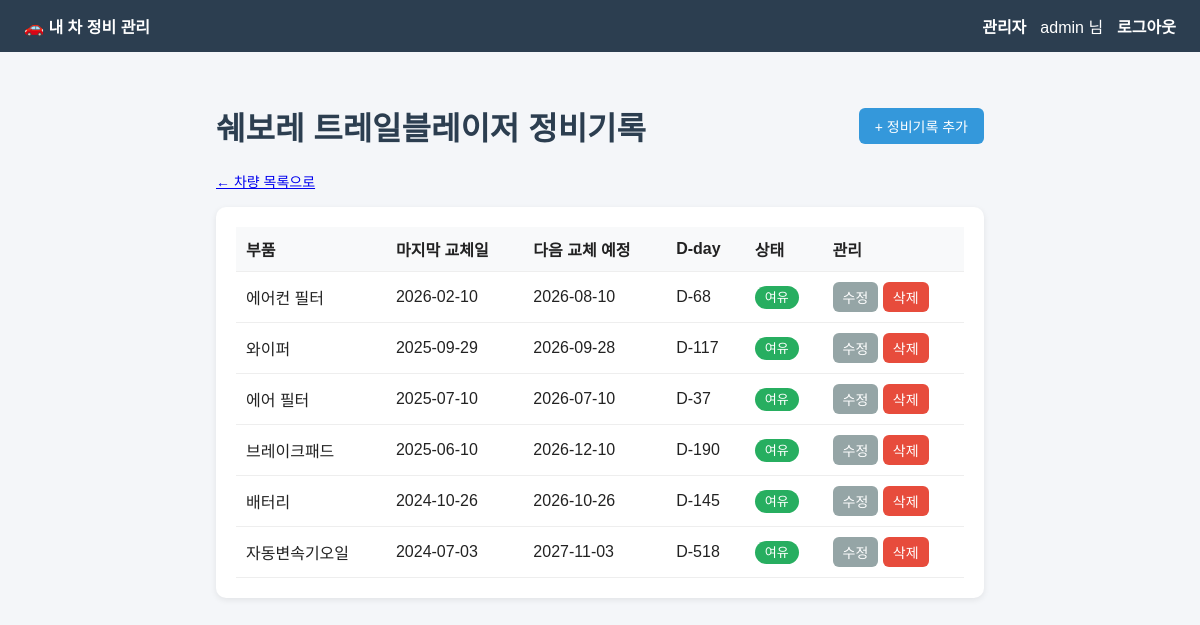
/car/4/ (signed in), run on the app's committed database.
### tables this page shows
CREATE TABLE cars (
            id       INTEGER PRIMARY KEY AUTOINCREMENT,
            user_id  INTEGER NOT NULL,
            car_name TEXT NOT NULL,
            mileage  INTEGER DEFAULT 0,
            FOREIGN KEY (user_id) REFERENCES users(id)
        );

CREATE TABLE records (
            id           INTEGER PRIMARY KEY AUTOINCREMENT,
            car_id       INTEGER NOT NULL,
            part_name    TEXT NOT NULL,
            last_date    TEXT NOT NULL,
            cycle_months INTEGER NOT NULL,
            memo         TEXT,
            FOREIGN KEY (car_id) REFERENCES cars(id)
        );

### app.py (the view)
@app.route('/car/<int:car_id>/')
def car_detail(car_id):
    if 'user_id' not in session:
        return redirect('/login/')
    conn = get_db()
    cur = conn.cursor()
    cur.execute('SELECT * FROM cars WHERE id = ?', (car_id,))
    car = cur.fetchone()
    cur.execute('SELECT * FROM records WHERE car_id = ? ORDER BY last_date DESC', (car_id,))
    records = cur.fetchall()
    conn.close()
    record_list = []
    for r in records:
        next_date, d_day, status, color = calc_dday(r['last_date'], r['cycle_months'])
        record_list.append({
            'record': r,
            'next_date': next_date,
            'd_day': d_day,
            'status': status,
            'color': color
        })
    return render_template('car_detail.html', car=car, record_list=record_list)

### app.py (called while the page is built)
def get_db():
    conn = sqlite3.connect(DB_NAME)
    conn.row_factory = sqlite3.Row  # 결과를 컬럼 이름으로 꺼낼 수 있게 해줌
    return conn

def calc_dday(last_date, cycle_months):
    last = datetime.strptime(last_date, '%Y-%m-%d').date()
    total_month = last.month - 1 + cycle_months
    next_year = last.year + total_month // 12
    next_month = total_month % 12 + 1
    next_day = min(last.day, 28)  # 30/31일 등 말일 오류 방지용 간단 처리
    next_date = date(next_year, next_month, next_day)
    d_day = (next_date - date.today()).days  # 남은 날 (음수면 이미 지남)
    if d_day < 0:
        status = '교체 시기 지남'
        color = 'red'
    elif d_day <= 30:
        status = '곧 교체'
        color = 'orange'
    else:
        status = '여유'
        color = 'green'
    return next_date.strftime('%Y-%m-%d'), d_day, status, color

### templates/car_detail.html (shortened to what this page needs)
{% extends 'base.html' %}
{% block content %}
<div style="display:flex; align-items:center;">
    <h1>{{ car['car_name'] }} 정비기록</h1>
    <a href="/car/{{ car['id'] }}/record/add/" class="btn" style="margin-left:auto;">+ 정비기록 추가</a>
</div>
<a href="/" style="font-size:14px;">← 차량 목록으로</a>
<div class="card" style="margin-top:16px;">
{% if record_list %}
    <table>
        <tr>
            <th>부품</th>
            <th>마지막 교체일</th>
            <th>다음 교체 예정</th>
            <th>D-day</th>
            <th>상태</th>
            <th>관리</th>
        </tr>
        {% for item in record_list %}
        <tr>
            <td>{{ item.record['part_name'] }}</td>
            <td>{{ item.record['last_date'] }}</td>
            <td>{{ item.next_date }}</td>
            <td>
                {% if item.d_day < 0 %}
                    {{ -item.d_day }}일 지남
                {% else %}
                    D-{{ item.d_day }}
                {% endif %}
            </td>
            <td><span class="badge {{ item.color }}">{{ item.status }}</span></td>
            <td>
                <a href="/record/{{ item.record['id'] }}/edit/" class="btn btn-gray" style="padding:5px 10px;">수정</a>
                <a href="/record/{{ item.record['id'] }}/delete/" class="btn btn-danger" style="padding:5px 10px;"
                   onclick="return confirm('삭제할까요?')">삭제</a>
            </td>
        </tr>
        {% endfor %}
    </table>
{% else %}
    <p>아직 정비기록이 없어요. <b>+ 정비기록 추가</b>로 첫 기록을 남겨보세요.</p>
{% endif %}
</div>
{% endblock %}

### templates/base.html (style rules this page uses)
* { box-sizing: border-box; font-family: 'Malgun Gothic', sans-serif; }
body { margin: 0; background: #f4f6f9; color: #222; }
.card { background: #fff; border-radius: 10px; padding: 20px; box-shadow: 0 2px 6px rgba(0,0,0,0.08); margin-bottom: 16px; }
h1, h2 { color: #2c3e50; }
.btn { display: inline-block; background: #3498db; color: #fff; padding: 8px 16px; border-radius: 6px; text-decoration: none; border: none; cursor: pointer; font-size: 14px; }
.btn-danger { background: #e74c3c; }
.btn-gray { background: #95a5a6; }
table { width: 100%; border-collapse: collapse; }
th, td { padding: 10px; border-bottom: 1px solid #eee; text-align: left; }
th { background: #f8f9fa; }
.badge { padding: 4px 10px; border-radius: 12px; color: #fff; font-size: 13px; }
.green { background: #27ae60; }

### data on the page
cars: car_name "쉐보레 트레일블레이저"
records: record.part_name "에어컨 필터", record.last_date "2026-02-10"
records: record.part_name "와이퍼", record.last_date "2025-09-29"
records: record.part_name "에어 필터", record.last_date "2025-07-10"
records: record.part_name "브레이크패드", record.last_date "2025-06-10"
records: record.part_name "배터리", record.last_date "2024-10-26"
records: record.part_name "자동변속기오일", record.last_date "2024-07-03"

### other printed values
{{ session['username'] }} "admin"
{{ item.next_date }} "2026-08-10" "2026-09-28" "2026-07-10" "2026-12-10" "2026-10-26" "2027-11-03"
{{ item.d_day }} "68" "117" "37" "190" "145" "518"
{{ item.status }} "여유" "여유" "여유" "여유" "여유" "여유"
